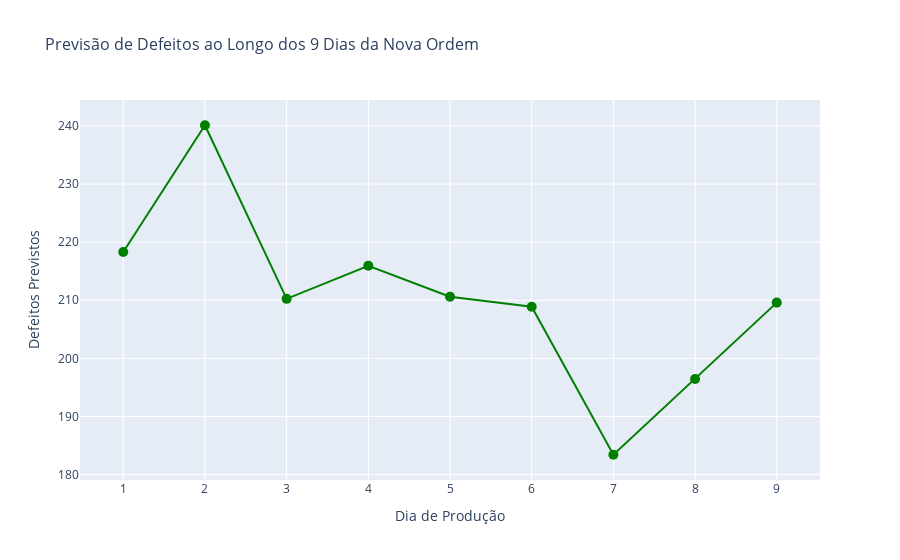

Notebook code cell kept with this figure:
### Markdown cell above
Visualização

### Code cell
# Gráfico de previsão de defeitos
fig = go.Figure()

fig.add_trace(go.Scatter(
    x=df_dias_duracao['Dia Contado'],
    y=df_dias_duracao['Defeitos Previstos'],
    mode='lines+markers',
    marker=dict(size=10),
    line=dict(color='green'),
    name='Defeitos Previstos'
))

fig.update_layout(
    title=f'Previsão de Defeitos ao Longo dos {nova_duracao_prevista} Dias da Nova Ordem',
    title_font_size=16,
    xaxis_title='Dia de Produção',
    xaxis_title_font_size=14,
    yaxis_title='Defeitos Previstos',
    yaxis_title_font_size=14
)

print(f"Duração prevista da ordem: {nova_duracao_prevista:.2f} dias")
print(f"Total de defeitos previstos: {novo_total_defeitos_previsto:.2f}")

fig.show()

df_dias_duracao[['Dia Contado', 'Defeitos Previstos']].set_index('Dia Contado')

### Figure 1 — Plotly figure (JSON) as saved in the notebook; plotly's stock layout.template omitted (floating-point values rounded to 4 significant figures)
{"data": [{"line": {"color": "green"}, "marker": {"size": 10}, "mode": "lines+markers", "name": "Defeitos Previstos", "type": "scatter", "x": [1, 2, 3, 4, 5, 6, 7, 8, 9], "y": [218.3, 240.1, 210.2, 215.9, 210.6, 208.9, 183.4, 196.5, 209.6]}], "layout": {"title": {"font": {"size": 16}, "text": "Previsão de Defeitos ao Longo dos 9 Dias da Nova Ordem"}, "xaxis": {"title": {"font": {"size": 14}, "text": "Dia de Produção"}}, "yaxis": {"title": {"font": {"size": 14}, "text": "Defeitos Previstos"}}}}
